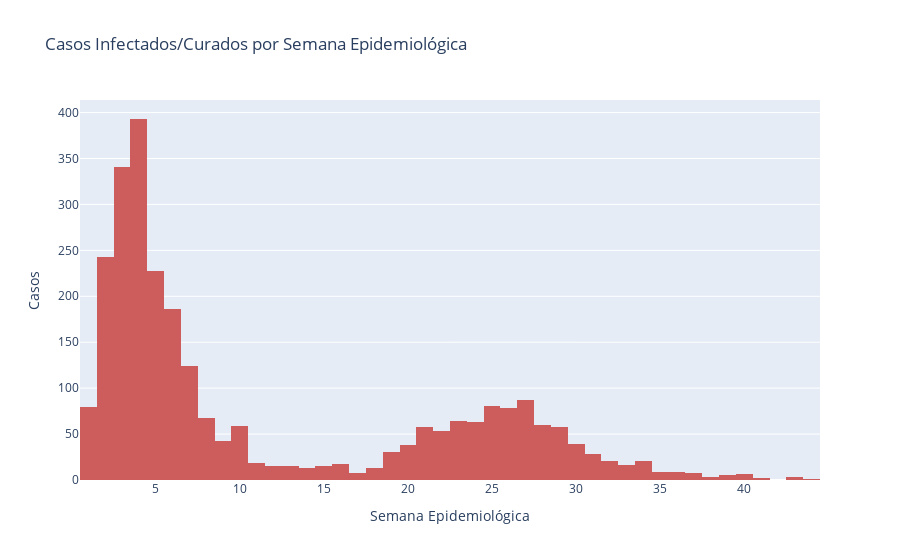

Notebook code cell kept with this figure:
### Markdown cell above
**2.4.5) Dados sobre Infectados/Curados da última Semana Epidemiológica**

### Code cell
#import plotly.express as px

fig = px.histogram(data_frame=covid_curados, x='SEM_NOT',title='Casos Infectados/Curados por Semana Epidemiológica',  color_discrete_sequence=['indianred'] )

fig.update_xaxes(title_text="Semana Epidemiológica", row=1, col=1)
fig.update_yaxes(title_text="Casos", row=1, col=1)

fig

### Figure 1 — Plotly figure (JSON) as saved in the notebook; plotly's stock layout.template omitted (floating-point values rounded to 4 significant figures; data arrays with more than 128 entries replaced by an {"elided": "..."} marker saying what was removed)
{"data": [{"alignmentgroup": "True", "bingroup": "x", "hovertemplate": "SEM_NOT=%{x}<br>count=%{y}<extra></extra>", "legendgroup": "", "marker": {"color": "indianred", "pattern": {"shape": ""}}, "name": "", "offsetgroup": "", "orientation": "v", "showlegend": false, "type": "histogram", "x": {"elided": "2718 int values"}, "xaxis": "x", "yaxis": "y"}], "layout": {"barmode": "relative", "legend": {"tracegroupgap": 0}, "title": {"text": "Casos Infectados/Curados por Semana Epidemiológica"}, "xaxis": {"anchor": "y", "domain": [0, 1], "title": {"text": "Semana Epidemiológica"}}, "yaxis": {"anchor": "x", "domain": [0, 1], "title": {"text": "Casos"}}}}
